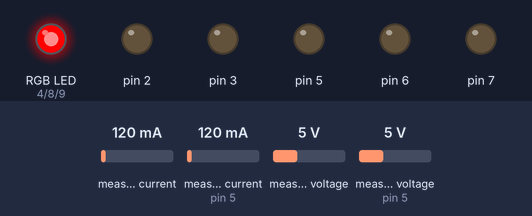
Recording of a sketch running on a simulated Arduino Pro Mini, built with avr-gcc and run on an emulated ATmega328P. Parts: an RGB LED mixed from three pins (HIGH = lit), output pins drawn as LEDs (lit = HIGH). Inputs (shaded band) come from the test bench; at power-on: measured current 120 mA, measured current (sensor on pin 5) 120 mA, measured voltage 5 V, measured voltage (sensor on pin 5) 5 V. What the sketch prints to the serial monitor is not drawn.

Above: at 0.1 s.
Timing chart, 0 to 1.6 s (numbered marks = the images above):
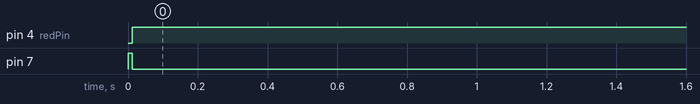

Measured:
- by itself, pin 4 (redPin): LOW → HIGH at 0.01 s
- by itself, pin 7: HIGH → LOW at 0.01 s

The sketch:

MCU_SPI_SLAVE.ino
```cpp
// Written by Philippe Babin
// Based on a script by Nick Gammon
// Created : 20 November 2013


#include <SPI.h>
#include <Wire.h>
#include <Adafruit_INA219.h>

const int	ARDUINO_BAT_MONITOR_1       =      0xA1;
const int	ARDUINO_BAT_MONITOR_2       =      0xA2;
const int       ARDUINO_GPIO_2              =	   0xB2;
const int       ARDUINO_GPIO_3              =	   0xB3;
const int       ARDUINO_GPIO_4              =	   0xB4;
const int       ARDUINO_GPIO_5              =	   0xB5;
const int       ARDUINO_GPIO_6              =	   0xB6;
const int       ARDUINO_GPIO_7              =	   0xB7;
const int       ARDUINO_GPIO_8              =	   0xB8;
const int       ARDUINO_GPIO_9              =	   0xB9;
const int       ARDUINO_RECALL              =	   0xC0;

const int       ARDUINO_LOW                 =	   0;
const int       ARDUINO_HIGH                =	   1;
const int       ARDUINO_RECALL_MESSAGE      =	   0xEE;


const int greenPin = 8;
const int redPin = 4;
const int bluePin = 9;
const int initialize_delay = 2000;

byte reg;
byte value;
float batV7;
float batV16;
float batP7;
float batP16;

float MIN = 0;
float MAX = 4.0;

boolean gotAReg = false;
boolean gotAValue = false;

// Arduino Promini communication SPI:
/// 10 (SS), 11 (MOSI), 12 (MISO), 13 (SCK)

// INA219 I2C address:
/***
 * A1  |  A0  |  adresse | Hex
 * GND    GND    1000000   40
 * GND    Vs     1000001   41
 * GND    SDA    1000010   42
 * GND    SCL    1000011   43
 * Vs     GND    1000100   44
 * Vs     Vs     1000101   45
 */
Adafruit_INA219 monV7(0x45);
Adafruit_INA219 monV16(0x40);

void setup (void)
{
  Serial.begin (115200);   // Serial debugging

  // have to send on master in, *slave out*
  pinMode(MISO, OUTPUT);


 Serial.println("Séquence de démarrage");
  //initsequence(); //Sequence d'initialisation
  //delay(initialize_delay);

  // GPIO
  pinMode(2, OUTPUT);
  pinMode(3, OUTPUT);
  pinMode(4, OUTPUT);
  pinMode(5, OUTPUT);
  pinMode(6, OUTPUT);
  pinMode(7, OUTPUT);
  pinMode(8, OUTPUT);
  pinMode(9, OUTPUT);
  digitalWrite(2, LOW);
  digitalWrite(3, LOW);
  digitalWrite(4, LOW);
  digitalWrite(5, LOW);
  digitalWrite(6, LOW);
  digitalWrite(7, HIGH);
  digitalWrite(8, LOW);
  digitalWrite(9, LOW);
  Serial.println("Relais déclenché");

  // turn on SPI in slave mode
  SPCR |= _BV(SPE);

  SPCR |= _BV(SPIE);

  // now turn on interrupts for Master request
  SPI.attachInterrupt();

  // We start the battery monitoring
  monV7.begin();
  monV16.begin();
}

// Call for each Master request
ISR (SPI_STC_vect){
  // Master request (SPDR = Registre hardware SPI)
  byte c = SPDR;
  // We check that this is not the start of a request
  if (!gotAValue){
    if(!gotAReg){
      reg = c;
      gotAReg = true;
    }
    else{
      value = c;

       // Register that change the GPIO state start by "0xBX"
      if(reg & 0xF0 == 0xB0){
	      if(reg == ARDUINO_GPIO_2)
		updateGPIO(2, value);
	      else if(reg == ARDUINO_GPIO_3)
		updateGPIO(3, value);
	      else if(reg == ARDUINO_GPIO_4)
		updateGPIO(4, value);
	      else if(reg == ARDUINO_GPIO_5)
		updateGPIO(5, value);
	      else if(reg == ARDUINO_GPIO_6)
		updateGPIO(6, value);
	      else if(reg == ARDUINO_GPIO_7)
		updateGPIO(7, value);
	      else if(reg == ARDUINO_GPIO_8)
		updateGPIO(8, value);
	      else if(reg == ARDUINO_GPIO_9)
		updateGPIO(9, value);
      }
      else if(reg == ARDUINO_BAT_MONITOR_1)
        SPDR = batV7;
      else if(reg == ARDUINO_RECALL)
          SPDR = ARDUINO_RECALL_MESSAGE;
      gotAValue = true;
    }
    //SPDR = 0xE5;
  }
}  // end of interrupt routine SPI_STC_vect

void updateGPIO(int n, int state){
  if( state == ARDUINO_LOW)
    digitalWrite(n, LOW);
  else if( state == ARDUINO_HIGH)
    digitalWrite(n, HIGH);
  else
    Serial.println("Error");
}

void loop (void){
  // - 32768 a 32767
  // float current_mA = 0;
  //float loadvoltage = 0;
  //current_mA = ina219.getCurrent_mA();
  //batV7 = map(monV7.getBusVoltage_V() + (monV7.getShuntVoltage_mV() / 1000), MIN, MAX, 0,255);

  batV7 = monV7.getBusVoltage_V() + (monV7.getShuntVoltage_mV() / 1000);
  batV16 = monV16.getBusVoltage_V() + (monV16.getShuntVoltage_mV() / 1000);
  batP7 = batV7 * monV7.getCurrent_mA();
  batP16 = batV16 * monV16.getCurrent_mA();

  Serial.print(batV7);
  Serial.print(" ");
  Serial.println(batV16);
  if(batV7 > 6 && batV16 > 12 && batV16 < 30)//Vérifie que la batterie a une tension suppérieure à 12 V
    setColor(0, 170, 0); // Green
  else if(batV16 <= 12){  //Vérifie que la batterie a une tension suppérieure à 12 V
    setColor(170, 0, 0); // Red
    digitalWrite(7, LOW);
  }
  else
    setColor(170, 0, 0); // Red


/*
  Serial.print("BatV7: v=");
  Serial.print(batV7);
  Serial.print(" BatV16: v=");
  Serial.println(batV16);
  Serial.print("BatV7: p=");
  Serial.print(batP7);
  Serial.print(" BatV16: I=");
  Serial.print(monV16.getCurrent_mA());
  Serial.print(" BatV16: p=");
  Serial.println(batP16);
*/
  if (gotAValue && gotAReg){

    Serial.print(reg);
    Serial.print("-");
    if(reg == ARDUINO_GPIO_4){
      Serial.print("-");
    }
    Serial.println(value);
    reg = 0;
    value = 0;
    gotAReg = false;
    gotAValue = false;
  }  // end of flag set


}  // end of loop


//sequence d'initialisation (just for fun)
void initsequence()
{
  setColor(0, 0, 170); // blue
  delay(initialize_delay);

  setColor(0, 170, 0); // Green
  delay(initialize_delay);

  setColor(170, 0, 0); // Red
  delay(initialize_delay);
}//----FIN--- de l'inialisation

//Fonction afin de faire allumer la led RGB
void setColor(int red, int green, int blue)
{
  analogWrite(redPin, red);
  analogWrite(greenPin, green);
  analogWrite(bluePin, blue);
}
```
